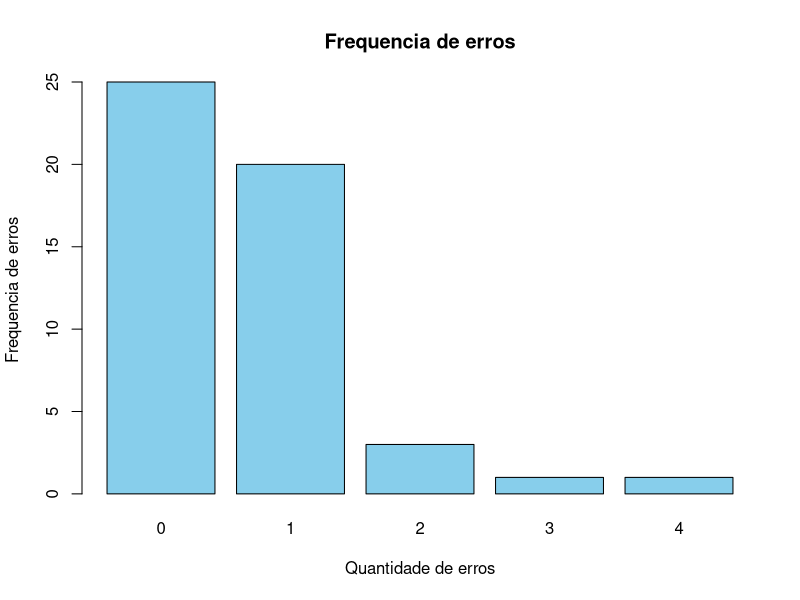
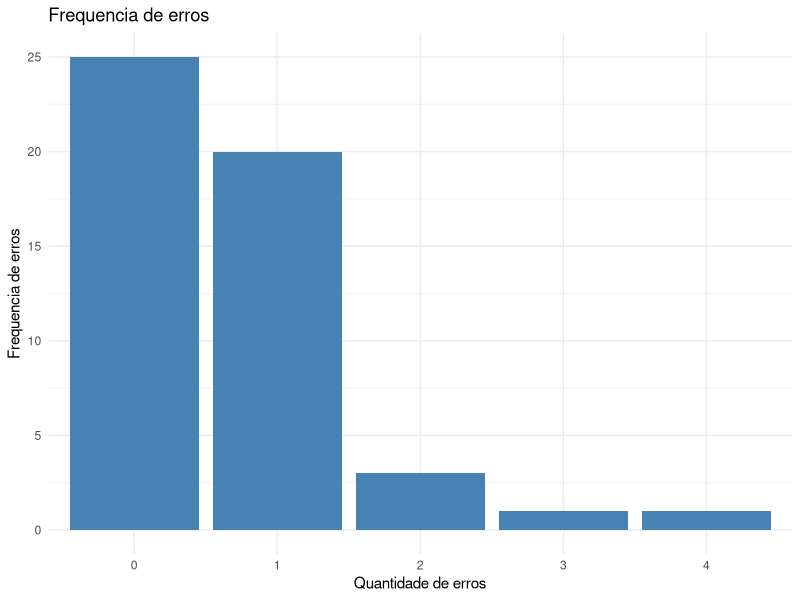

These figures' R source, in order:
library(ggplot2)

valores_erros <- c(0, 1, 2, 3, 4)
valores_freq <- c(25, 20, 3, 1, 1)

table_freq <- data.frame(Erros = valores_erros, Frequencia = valores_freq)

barplot(table_freq$Frequencia,
        names.arg = table_freq$Erros,
        main = "Frequencia de erros",
        xlab = "Quantidade de erros",
        ylab = "Frequencia de erros",
        col = "skyblue"
        )

ggplot(table_freq, aes(x = factor(Erros), y = Frequencia)) +
  geom_bar(stat = "identity", fill = "steelblue") +
  labs(title = "Frequencia de erros", x = "Quantidade de erros", y = "Frequencia de erros") +
  theme_minimal()
